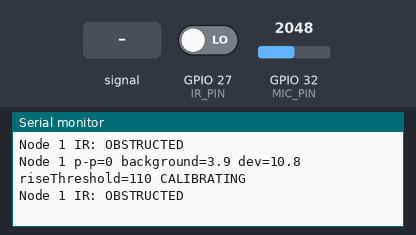
The sketch below on a simulated ESP32. On the bench: the last lines printed to the serial monitor. The test bench sets the inputs (shaded band); at power-on: GPIO 27 (IR_PIN) LOW, GPIO 32 (MIC_PIN) = 2048 (analog values on the 0–4095 scale). WiFi joins after 1.5 s; servers stay silent unless stated; no MQTT or app messages arrive unless stated.

Above: at 1.2 s.
1.3 s: GPIO 27 (IR_PIN) driven HIGH
At 2.0 s:
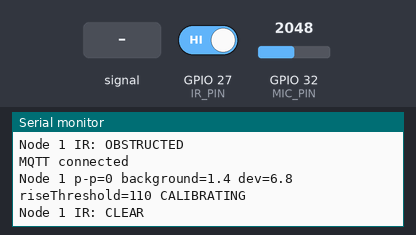
3.0 s: GPIO 32 (MIC_PIN) fed a 200 Hz sine of ±1023 counts around its level
At 5.9 s:
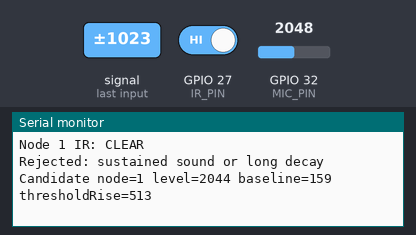
6.1 s: GPIO 32 (MIC_PIN) set to 2866
At 6.43 s:
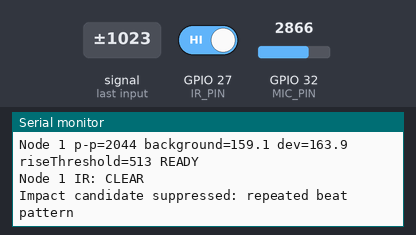
7.6 s: GPIO 32 (MIC_PIN) fed a 1000 Hz sine of ±1023 counts around its level
At 8.51 s:
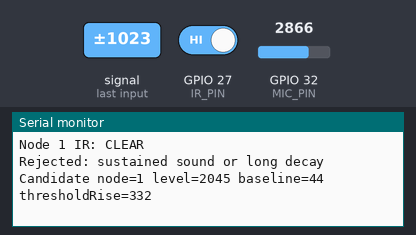
9.1 s: GPIO 32 (MIC_PIN) set to 3603
At 10.0 s:
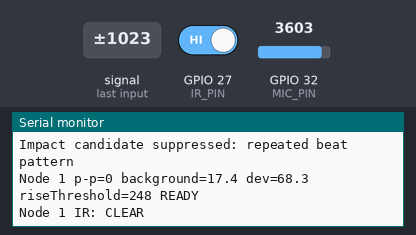
Timing chart, 0 to 11.6 s (numbered marks = the images above; inputs shaded):
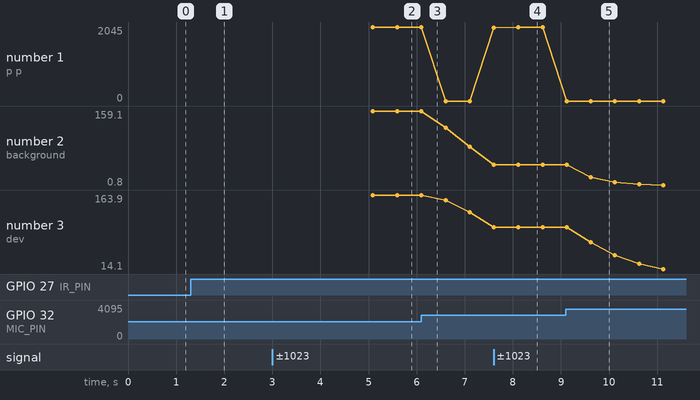

The sketch:

Node_1_Left_v2.ino
```cpp
// ADAPTIVE v2 MQTT ACOUSTIC NODE — ESP32 Arduino core 3.x
// Requires: PubSubClient. MAX4466 OUT -> GPIO32, VCC -> 3V3, GND -> GND.
// NODE_ID: 1=LEFT, 2=CENTER, 3=RIGHT. IR is connected ONLY to Node 1.
// MQTT payloads: sound/nodeN = decimal 0..4095; impact/nodeN = "peak,duration"
// MQTT is public and unencrypted: demonstration only, not a clinical alarm.
#include <WiFi.h>
#include <PubSubClient.h>

const int NODE_ID = 1;
const char* WIFI_SSID = "motorolaedge_8523";
const char* WIFI_PASSWORD = "kumar3477";
const char* MQTT_HOST = "broker.emqx.io";
const uint16_t MQTT_PORT = 1883;
const char* PROJECT_ID = "elderly_monitor_7K92P4X1";
const int MIC_PIN = 32;
const int IR_PIN = 27;
const bool HAS_IR = NODE_ID == 1;
const bool IR_ACTIVE_LOW = true;

const unsigned long WINDOW_US = 12000UL;
const unsigned long LEVEL_PUBLISH_MS = 500;
const unsigned long IR_PUBLISH_MS = 500;
const unsigned long EVENT_COOLDOWN_MS = 900;
const unsigned long MAX_IMPACT_MS = 320;
const unsigned long QUIET_CONFIRM_MS = 36;
// Experimental settings: calibrate using Serial readings.
// Starting values only: tune from home + lab serial recordings.
const int MIN_ABSOLUTE_LEVEL = 180;
const int MIN_RISE_ABOVE_BACKGROUND = 110;
const int QUIET_MARGIN = 50;
const float BACKGROUND_ALPHA = 0.025f;
const unsigned long CALIBRATION_MS = 5000;
const float ADAPTIVE_MULTIPLIER = 2.8f;
const int ADAPTIVE_NOISE_MARGIN = 55;
// When many similar impacts arrive at roughly regular intervals, suppress them.
// This is deliberately conservative: first music beats can still trigger.
const unsigned long BEAT_MIN_MS = 180;
const unsigned long BEAT_MAX_MS = 1200;
const unsigned long BEAT_TOLERANCE_MS = 110;
const unsigned long MUSIC_SUPPRESSION_MS = 6000;

WiFiClient wifiClient;
PubSubClient mqtt(wifiClient);
char soundTopic[120], impactTopic[120], irTopic[120], clientId[100];
unsigned long lastWifiAttempt = 0, lastMqttAttempt = 0;
unsigned long lastLevelPublish = 0, lastIRPublish = 0, lastImpact = 0;
float backgroundLevel = 30.0f;
float backgroundDeviation = 12.0f;
unsigned long calibrationStartedAt = 0;
unsigned long lastCandidateAt = 0, lastCandidateInterval = 0;
int regularBeatCount = 0;
unsigned long musicSuppressedUntil = 0;
bool tracking = false;
unsigned long eventStart = 0, quietSince = 0;
int eventPeak = 0;

int measurePeakToPeak() {
  int low = 4095, high = 0;
  unsigned long start = micros();
  while ((unsigned long)(micros() - start) < WINDOW_US) {
    int value = analogRead(MIC_PIN);
    if (value < low) low = value;
    if (value > high) high = value;
    delayMicroseconds(150);
  }
  return high - low;
}

void connectIfNeeded() {
  unsigned long now = millis();
  if (WiFi.status() != WL_CONNECTED) {
    if (lastWifiAttempt == 0 || now - lastWifiAttempt >= 5000) {
      lastWifiAttempt = now;
      Serial.println("Wi-Fi connecting...");
      WiFi.begin(WIFI_SSID, WIFI_PASSWORD);
    }
    return;
  }
  if (!mqtt.connected() &&
      (lastMqttAttempt == 0 || now - lastMqttAttempt >= 5000)) {
    lastMqttAttempt = now;
    if (mqtt.connect(clientId)) Serial.println("MQTT connected");
    else Serial.printf("MQTT connection failed: %d\n", mqtt.state());
  }
}

void publishImpact(int peak, unsigned long duration) {
  Serial.printf("IMPACT CANDIDATE node=%d peak=%d duration=%lu ms\n",
                NODE_ID, peak, duration);
  if (!mqtt.connected()) {
    Serial.println("Impact not delivered (MQTT offline)");
    return;
  }
  char payload[32];
  snprintf(payload, sizeof(payload), "%d,%lu", peak, duration);
  if (!mqtt.publish(impactTopic, payload, false))
    Serial.println("Impact publish failed");
}

void setup() {
  Serial.begin(115200);
  calibrationStartedAt = millis();
  analogReadResolution(12);
  pinMode(MIC_PIN, INPUT);
  if (HAS_IR) pinMode(IR_PIN, INPUT);
  WiFi.mode(WIFI_STA);
  WiFi.setAutoReconnect(true);
  snprintf(soundTopic, sizeof(soundTopic), "elderly/%s/sound/node%d", PROJECT_ID, NODE_ID);
  snprintf(impactTopic, sizeof(impactTopic), "elderly/%s/impact/node%d", PROJECT_ID, NODE_ID);
  snprintf(irTopic, sizeof(irTopic), "elderly/%s/ir/node1", PROJECT_ID);
  snprintf(clientId, sizeof(clientId), "elderly-%s-node%d", PROJECT_ID, NODE_ID);
  mqtt.setServer(MQTT_HOST, MQTT_PORT);
  mqtt.setSocketTimeout(2);
  Serial.printf("Node %d ready | MAC %s\n", NODE_ID, WiFi.macAddress().c_str());
  Serial.printf("Sound %s\nImpact %s\n", soundTopic, impactTopic);
}

void loop() {
  connectIfNeeded();
  if (mqtt.connected()) mqtt.loop();

  int level = measurePeakToPeak();
  unsigned long now = millis();
  int baseline = (int)backgroundLevel;
  int rise = level - baseline;
  // During the first 5 s, learn room noise without reporting impacts.
  // Start with normal background noise, not an intentionally loud sound.
  bool calibrated = now - calibrationStartedAt >= CALIBRATION_MS;
  int dynamicRise = max(MIN_RISE_ABOVE_BACKGROUND,
                        (int)(ADAPTIVE_MULTIPLIER * backgroundDeviation +
                              ADAPTIVE_NOISE_MARGIN));
  bool candidate = calibrated && level >= MIN_ABSOLUTE_LEVEL &&
                   rise >= dynamicRise;

  if (!tracking) {
    if (candidate && (lastImpact == 0 || now - lastImpact >= EVENT_COOLDOWN_MS)) {
      // Keep a simple rhythm estimate for repeating music beats.
      if (lastCandidateAt != 0) {
        unsigned long interval = now - lastCandidateAt;
        bool rhythmic = interval >= BEAT_MIN_MS && interval <= BEAT_MAX_MS &&
                        lastCandidateInterval >= BEAT_MIN_MS &&
                        lastCandidateInterval <= BEAT_MAX_MS &&
                        labs((long)interval - (long)lastCandidateInterval) <=
                          (long)BEAT_TOLERANCE_MS;
        if (rhythmic) regularBeatCount++;
        else regularBeatCount = 0;
        lastCandidateInterval = interval;
      }
      lastCandidateAt = now;
      if (regularBeatCount >= 2) {
        musicSuppressedUntil = now + MUSIC_SUPPRESSION_MS;
        Serial.println("RHYTHMIC PATTERN: suppressing impact alerts briefly");
      }
      tracking = true;
      eventStart = now;
      eventPeak = level;
      quietSince = 0;
      Serial.printf("Candidate node=%d level=%d baseline=%d thresholdRise=%d\n",
                    NODE_ID, level, baseline, dynamicRise);
    } else {
      // Limit each update to avoid a transient immediately raising the baseline.
      float diff = level - backgroundLevel;
      float limited = constrain(diff, -40.0f, 40.0f);
      backgroundLevel += BACKGROUND_ALPHA * limited;
      float deviation = fabsf(level - backgroundLevel);
      backgroundDeviation = 0.985f * backgroundDeviation +
                            0.015f * min(deviation, 180.0f);
    }
  } else {
    if (level > eventPeak) eventPeak = level;
    if (level <= baseline + QUIET_MARGIN) {
      if (quietSince == 0) quietSince = now;
      if (now - quietSince >= QUIET_CONFIRM_MS) {
        unsigned long duration = now - eventStart;
        if (duration <= MAX_IMPACT_MS &&
            (long)(now - musicSuppressedUntil) >= 0) {
          publishImpact(eventPeak, duration);
          lastImpact = now;
        } else if ((long)(now - musicSuppressedUntil) < 0) {
          Serial.println("Impact candidate suppressed: repeated beat pattern");
        }
        tracking = false;
        quietSince = 0;
      }
    } else {
      quietSince = 0;
    }
    if (tracking && now - eventStart > MAX_IMPACT_MS) {
      Serial.println("Rejected: sustained sound or long decay");
      tracking = false;
      quietSince = 0;
    }
  }

  if (now - lastLevelPublish >= LEVEL_PUBLISH_MS) {
    lastLevelPublish = now;
    Serial.printf("Node %d p-p=%d background=%.1f dev=%.1f riseThreshold=%d %s\n",
                  NODE_ID, level, backgroundLevel, backgroundDeviation,
                  dynamicRise, calibrated ? "READY" : "CALIBRATING");
    if (mqtt.connected()) {
      char payload[16];
      snprintf(payload, sizeof(payload), "%d", level);
      if (!mqtt.publish(soundTopic, payload, false))
        Serial.println("Sound publish failed");
    }
  }

  if (HAS_IR && now - lastIRPublish >= IR_PUBLISH_MS) {
    lastIRPublish = now;
    bool blocked = IR_ACTIVE_LOW ? digitalRead(IR_PIN) == LOW
                                 : digitalRead(IR_PIN) == HIGH;
    if (mqtt.connected() &&
        !mqtt.publish(irTopic, blocked ? "1" : "0", false))
      Serial.println("IR publish failed");
    Serial.printf("Node 1 IR: %s\n", blocked ? "OBSTRUCTED" : "CLEAR");
  }
}
```

Measured:
- after the input at 1.3 s, the serial monitor: prints a new line after 0.28 s (image 1)
- after the input at 3.0 s, the serial monitor: prints a new line after 0.08 s (image 2)
- after the input at 6.1 s, the serial monitor: prints a new line after 0.05 s (image 3)
- after the input at 7.6 s, the serial monitor: prints a new line at once (image 4)
- after the input at 9.1 s, the serial monitor: prints a new line at once (image 5)
- plotted number 1: 2043 → 0 after the input at 6.1 s
- plotted number 2: 159.1 → 83.1 after the input at 6.1 s, 83.1 → 44.1 after the input at 7.6 s, 44.1 → 0.8 after the input at 9.1 s
- plotted number 3: 163.9 → 129.4 after the input at 6.1 s, 129.4 → 99 after the input at 7.6 s, 99 → 14.1 after the input at 9.1 s
